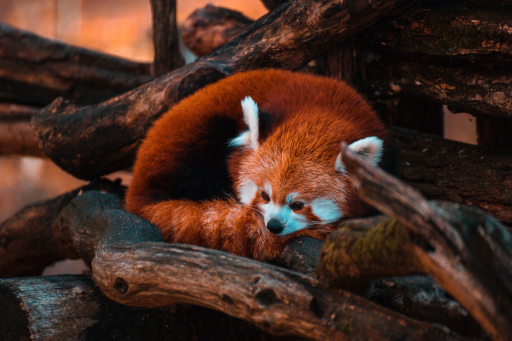
#> input picture assets/images/red_panda.jpg, 512 x 341 px
$ python masking.py
#> lines starting #> are read from the running program, lines starting #| are printed output that depends on the picture; after the words box and inside, x2 and y2 are one past the last pixel; in counts of white or black regions, pixels touching at a corner belong together
import cv2 as cv
import numpy as np

path_to_img = '../../assets/images/red_panda.jpg'
img = cv.imread(path_to_img)  # 3 channel image (BGR)
#> img is the input picture: shape (341, 512, 3); mean B, G, R 33.7, 43.9, 70.3
cv.imshow('Red Panda', img)

blank = np.zeros(img.shape[:2], dtype='uint8')
cv.imshow('Blank', blank)

circle = cv.circle(blank.copy(), (img.shape[1]//2, img.shape[0]//2), 150, 255, -1)
cv.imshow('Circle Mask', circle)
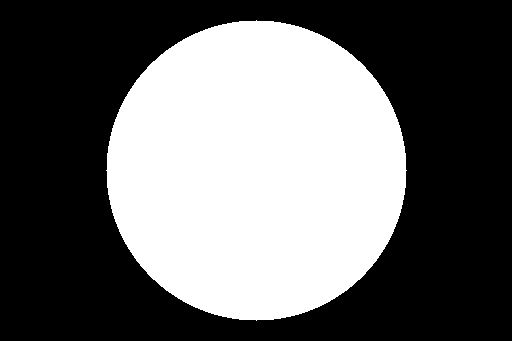
#> window 'Circle Mask': shape (341, 512); 40.5% white; 1 white region, box (x1, y1, x2, y2) and area: (106, 20, 407, 321) 70681

# apply the mask on the original image
masked = cv.bitwise_and(img, img, mask=circle)
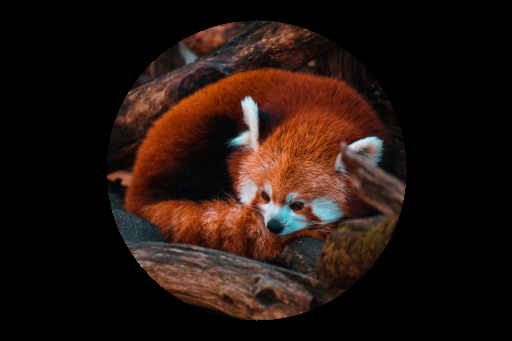
#> masked: shape (341, 512, 3); mean B, G, R 15.6, 21.1, 35.9
cv.imshow('Masked Image', masked)

circle_1 = cv.circle(blank.copy(), (img.shape[1]//2, img.shape[0]//2), 150, 255, -1)
rect_1 = cv.rectangle(blank.copy(), (20, 50), (200, 150), 255, -1)
cv.imshow('Circle 1 Mask', circle_1)
cv.imshow('Rectangle 1 Mask', rect_1)
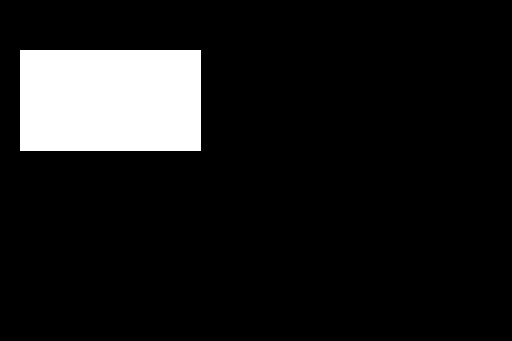
#> window 'Rectangle 1 Mask': shape (341, 512); 10.5% white; 1 white region, box (x1, y1, x2, y2) and area: (20, 50, 201, 151) 18281

weird_mask = cv.bitwise_xor(circle_1, rect_1)
cv.imshow('Weird Mask', weird_mask)
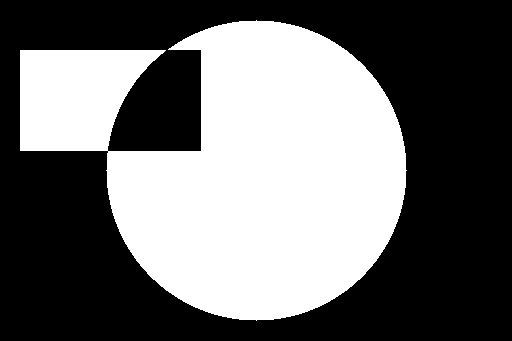
#> window 'Weird Mask': shape (341, 512); 42.5% white; 1 white region, box (x1, y1, x2, y2) and area: (20, 20, 407, 321) 74246

# apply the weird mask
weird_masked = cv.bitwise_and(img, img, mask=weird_mask)
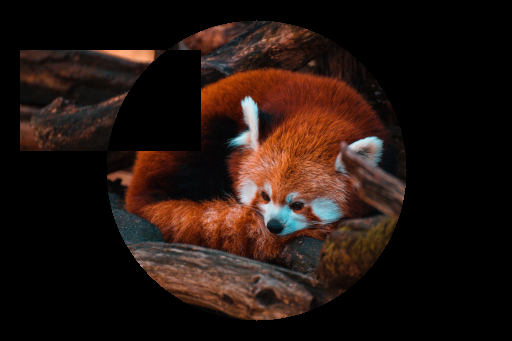
#> weird_masked: shape (341, 512, 3); mean B, G, R 16.2, 21.4, 35.5
cv.imshow('Final Image', weird_masked)

cv.waitKey(0)
